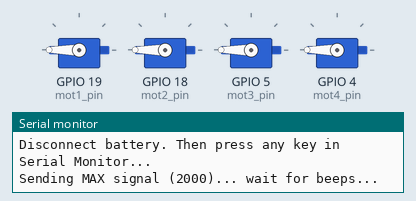
The sketch below on a simulated ESP32. Shown: 4 × servo, the last lines printed to the serial monitor.

Above: at 0.1 s.
At 7.1 s:
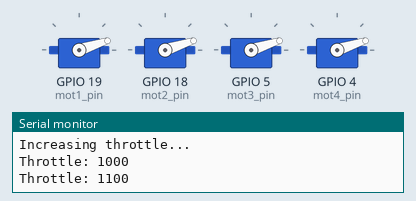
At 11.1 s:
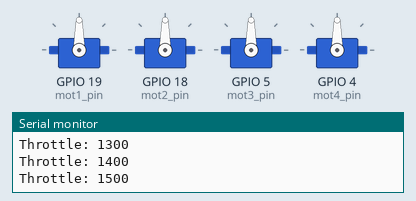
At 15.1 s:
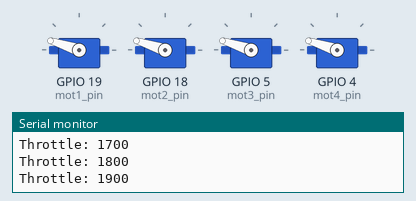
At 20.1 s:
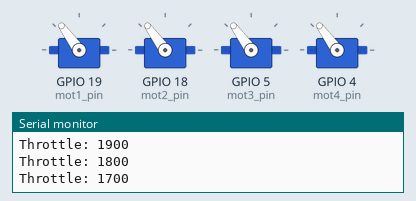
At 25.1 s:
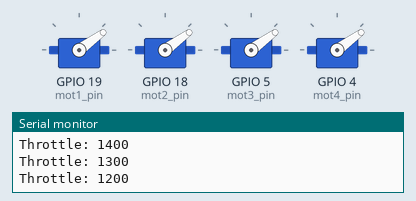
Timing chart, 0 to 28.5 s (numbered marks = the images above):
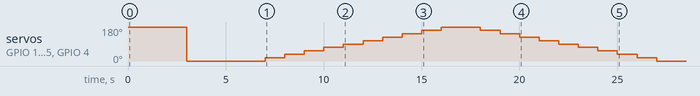

Measured:
- by itself, servo on GPIO 19 (mot1_pin), servo on GPIO 18 (mot2_pin), servo on GPIO 5 (mot3_pin), servo on GPIO 4 (mot4_pin): 180° → 0° at 3.0 s, → 18° 4.0 s later, → 36° 1.0 s later, → 54° 1.0 s later, … (21 changes in this stretch)

The sketch:

ESC_TEST.ino
```cpp
#include <ESP32Servo.h>


Servo mot1;
Servo mot2;
Servo mot3;
Servo mot4;
bool calibrated = false;
const int mot1_pin = 19;
const int mot2_pin = 18;
const int mot3_pin = 5;  //14 for perf board
const int mot4_pin = 4;
void setup() {
  Serial.begin(115200);
  mot1.attach(mot1_pin, 1000, 2000);
  mot2.attach(mot2_pin, 1000, 2000);
  mot3.attach(mot3_pin, 1000, 2000);
  mot4.attach(mot4_pin, 1000, 2000);
  Serial.println("=== ESC CALIBRATION MODE ===");
  Serial.println("Disconnect battery. Then press any key in Serial Monitor...");

  // while (!Serial.available()) {
  //   // Wait for user input to start calibration
  // }

  // Serial.read();  // Clear the input

  mot1.writeMicroseconds(2000);
  mot2.writeMicroseconds(2000);
  mot3.writeMicroseconds(2000);
  mot4.writeMicroseconds(2000);
  Serial.println("Sending MAX signal (2000)... wait for beeps...");
  delay(3000);  // Wait for beeps

  mot1.writeMicroseconds(1000);
  mot2.writeMicroseconds(1000);
  mot3.writeMicroseconds(1000);
  mot4.writeMicroseconds(1000);
  Serial.println("Sending MIN signal (1000)... wait for confirmation tones...");
  delay(3000);  // Wait for arming tones

  Serial.println("Calibration done. ESC is now armed.");
  mot1.writeMicroseconds(1000);
  mot2.writeMicroseconds(1000);
  mot3.writeMicroseconds(1000);
  mot4.writeMicroseconds(1000);  // Keep ESC armed at min throttle
  calibrated = true;
}

void loop() {
  // You can test motor control here after calibration
  if (calibrated) {
    Serial.println("Increasing throttle...");
    for (int speed = 1000; speed <= 2000; speed += 100) {
      mot1.writeMicroseconds(speed);
      mot2.writeMicroseconds(speed);
      mot3.writeMicroseconds(speed);
      mot4.writeMicroseconds(speed);
      Serial.print("Throttle: ");
      Serial.println(speed);
      delay(1000);
    }

    Serial.println("Decreasing throttle...");
    for (int speed = 2000; speed >= 1000; speed -= 100) {
      mot1.writeMicroseconds(speed);
      mot2.writeMicroseconds(speed);
      mot3.writeMicroseconds(speed);
      mot4.writeMicroseconds(speed);
      Serial.print("Throttle: ");
      Serial.println(speed);
      delay(1000);
    }

    Serial.println("Test complete.");
    calibrated = false;
    mot1.writeMicroseconds(1000);
    mot2.writeMicroseconds(1000);
    mot3.writeMicroseconds(1000);
    mot4.writeMicroseconds(1000);  // Set throttle to min
  }

  delay(5000);  // Wait before next loop
}
```
